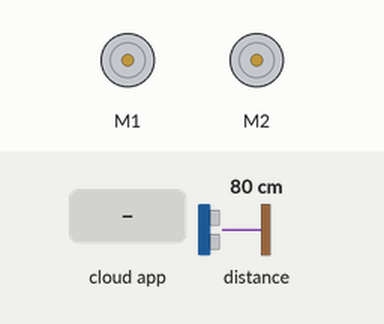
Simulated run of this sketch. Board: Arduino Leonardo, built with avr-gcc and run on an emulated ATmega32U4. Shown: 2 × DC motor (green arrow = forward, orange = backward, longer = faster). The inputs (shaded band) are chosen by the test bench; at power-on: distance to the obstacle 80 cm. The ROS host is connected and sends only what is stated.

Above: at 1.2 s.
1.3 s: the phone or cloud app sets linear.x to -100
At 2.6 s:
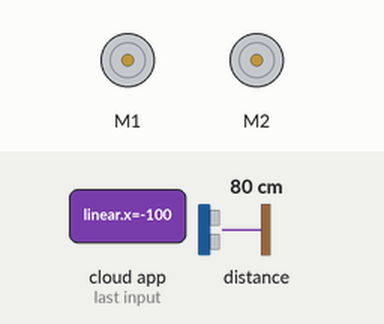
2.9 s: the phone or cloud app sets angular.z to -100
At 3.05 s:
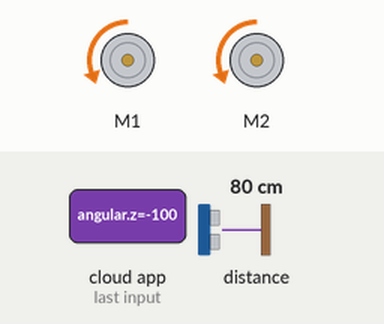
4.5 s: the phone or cloud app sets linear.x to 100
At 4.65 s:
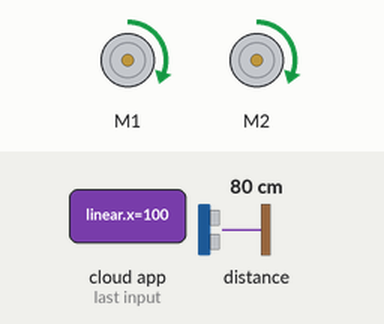
6.2 s: the phone or cloud app sets angular.z to 100
At 7.8 s:
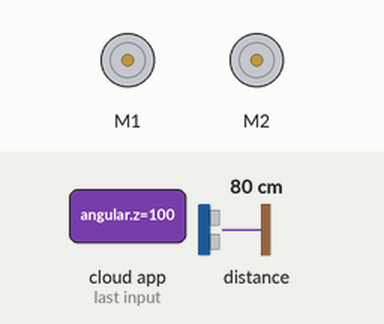
Timing chart, 0 to 8.8 s (numbered marks = the images above; inputs shaded):
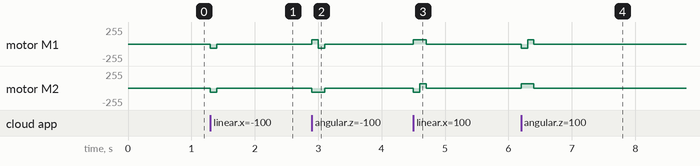

The sketch:

ROS_2A.ino
```cpp
/*
 * rosserial Publisher Example
 * Prints "hello world!"
 */
#define USE_USBCON

#include <ros.h>
#include <geometry_msgs/Twist.h>
#include <std_msgs/Int8MultiArray.h>

#include <Zumo32U4.h>

ros::NodeHandle_<ArduinoHardware, 1, 1, 500, 100>  nh;

std_msgs::Int8MultiArray std_prox;
ros::Publisher proximity("proximity", &std_prox);


void ros_handler( const geometry_msgs::Twist& cmd_msg){
  float x = cmd_msg.linear.x;
  float z = cmd_msg.angular.z;

  if (z > 0) left(100);
  else if (z < 0) right(100);

  if (x < 0) backward(100);
  else if (x > 0) forward(100);

  stop();
}
ros::Subscriber<geometry_msgs::Twist>sub("/turtle1/cmd_vel", ros_handler);

Zumo32U4Motors motors;
Zumo32U4ProximitySensors proxSensors;

void setup()
{
  nh.initNode();
  nh.subscribe(sub);
  nh.advertise(proximity);

  proxSensors.initThreeSensors();
  uint16_t defaultBrightnessLevels[] = {1,2,3,4,5,6,7,8,9,10};
  proxSensors.setBrightnessLevels(defaultBrightnessLevels, 10);
}

void publishProx()
{
  proxSensors.read();
  int8_t prox[6] = {
          proxSensors.countsLeftWithLeftLeds(),
          proxSensors.countsLeftWithRightLeds(),
          proxSensors.countsFrontWithLeftLeds(),
          proxSensors.countsFrontWithRightLeds(),
          proxSensors.countsRightWithLeftLeds(),
          proxSensors.countsRightWithRightLeds()
          };

  std_prox.data = prox;
  std_prox.data_length = 6;

  proximity.publish( &std_prox );
}

void loop()
{
  static uint16_t lastSampleTime = 0;

  if ((uint16_t)(millis() - lastSampleTime) >= 200)
  {
    publishProx();
    lastSampleTime = millis();
  }

  nh.spinOnce();
  //delay(1);
}

void forward(int time) {
  runMotors(100,100);
  delay(time);
}

void backward(int time) {
  runMotors(-100,-100);
  delay(time);
}

void left(int time) {
  runMotors(-100,100);
  delay(time);
}

void right(int time) {
  runMotors(100,-100);
  delay(time);
}

void stop()
{
  runMotors(0,0);
}

void runMotors( int left, int right)
{
  motors.setLeftSpeed(left);
  motors.setRightSpeed(right);
}
```

Measured:
- after the input at 1.3 s, motor M1, motor M2: stopped → backward 63/255 at once, → stopped 0.10 s later
- after the input at 2.9 s, motor M1: stopped → forward 63/255 at once, → backward 63/255 0.10 s later, → stopped 0.10 s later; motor M2: stopped → backward 63/255 at once, → stopped 0.20 s later
- after the input at 4.5 s, motor M1: stopped → forward 63/255 at once, → stopped 0.20 s later; motor M2: stopped → backward 63/255 at once, → forward 63/255 0.10 s later, → stopped 0.10 s later
- after the input at 6.2 s, motor M1: stopped → backward 63/255 at once, → forward 63/255 0.10 s later, → stopped 0.10 s later; motor M2: stopped → forward 63/255 at once, → stopped 0.20 s later
